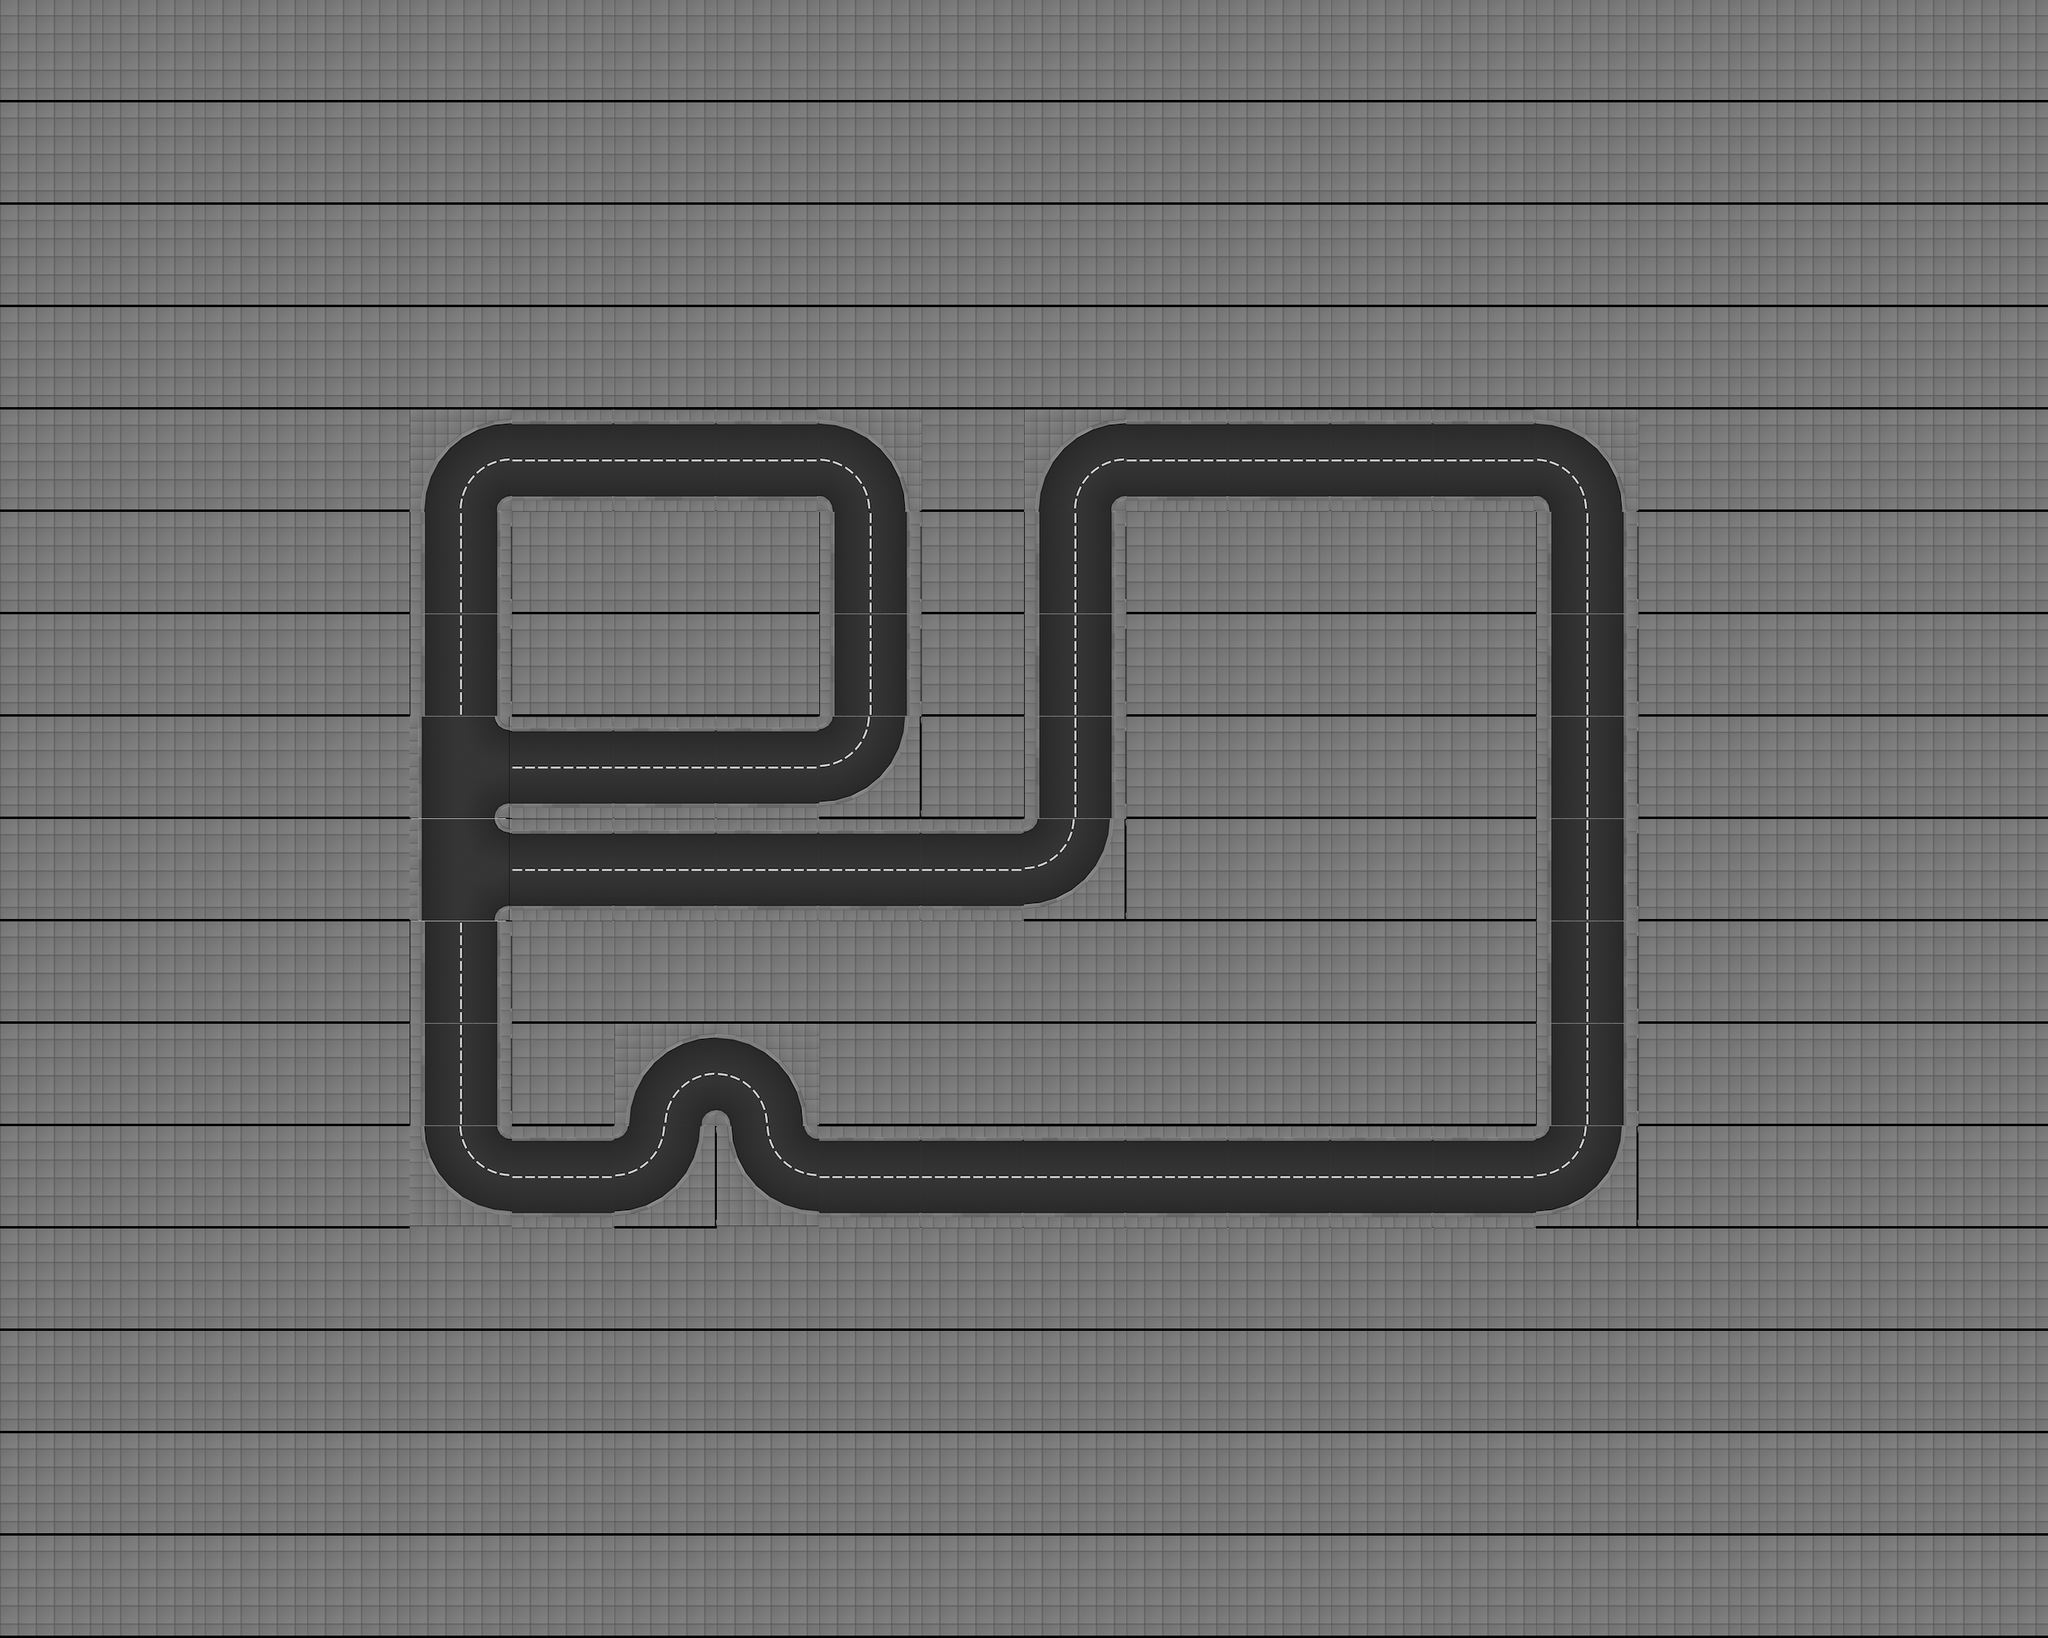

The image is a tile-based game level rendered from a .tmx file. Its description and source (layers, tilesets, objects; grid data summarised) follow:
An orthogonal 20x16 tile map with 128x128 px tiles, 1 tile layer (track) and 123 objects (5x appartment_ground_floor_02, 4x appartment_ground_floor_01, 4x appartment_ground_floor_04, 3x appartment_ground_floor_03, 2x office_03_floor, ...).

<map version="1.2" tiledversion="1.2.2" orientation="orthogonal" renderorder="right-down" width="20" height="16" tilewidth="128" tileheight="128" infinite="0" nextlayerid="9" nextobjectid="145">
 <tileset firstgid="1" source="../../gbResources/track_01_tileset.tsx" />
 <layer id="8" name="track" width="20" height="16">
  <data>[320 cells, 320 non-empty, 8 distinct tile ids]</data>
 </layer>
 <objectgroup id="2" name="walls">
  <object id="2" x="1918" y="1426">
   <polyline points="0,0 -126,-1 -255,0 -382,0 -510,1 -637,1 -763,0 -892,0" />
  </object>
  <object id="3" x="1919" y="1517">
   <polyline points="0,0 -124,0 -253,-1 -381,0 -509,0 -640,0 -767,0 -892,-1" />
  </object>
  <object id="4" x="1026" y="1424">
   <polyline points="0,0 -11,0 -20,-10 -23,-25 -27,-48 -36,-72 -53,-94 -76,-114 -103,-122 -130,-126 -156,-124 -180,-114 -191,-109 -212,-93 -225,-73 -231,-56 -240,-30 -240,-16 -244,-6 -256,0" />
  </object>
  <object id="5" x="1026" y="1516">
   <polyline points="0,0 -31,-4 -50,-12 -68,-22 -88,-39 -101,-61 -112,-88 -114,-108 -116,-119 -123,-126 -131,-128 -141,-124 -146,-117 -150,-108 -153,-94 -157,-77 -161,-63 -171,-46 -186,-30 -205,-16 -222,-7 -239,-3 -257,-1" />
  </object>
  <object id="6" x="770" y="1426">
   <polyline points="0,0 -129,-1 -141,-4 -149,-16" />
  </object>
  <object id="7" x="768" y="1514">
   <polyline points="0,0 -126,2 -164,-6 -185,-16 -204,-28 -219,-47 -232,-72 -235,-82 -237,-106" />
  </object>
  <object id="8" x="622" y="1407">
   <polyline points="0,0 -1,-129 -1,-255 0,-264 4,-271 11,-274 19,-274" />
  </object>
  <object id="9" x="532" y="1408">
   <polyline points="0,0 0,-130 0,-258 -2,-386 -2,-514 -2,-639 -2,-768 2,-800 19,-833 44,-861 75,-875 109,-879" />
  </object>
  <object id="11" x="641" y="913">
   <polyline points="0,0 -14,-2 -18,-9 -19,-18 -19,-145 -19,-274 -16,-288 -4,-294" />
  </object>
  <object id="12" x="642" y="532">
   <polyline points="0,0 125,-1 252,-2 380,-1 414,2 446,18 472,45 486,73 491,110" />
  </object>
  <object id="13" x="638" y="621">
   <polyline points="0,0 132,0 256,1 385,1 396,3 402,11 404,22 405,145 405,273" />
  </object>
  <object id="14" x="1133" y="644">
   <polyline points="0,0 1,122 0,252 -8,288 -25,323 -55,344 -95,361 -112,363" />
  </object>
  <object id="15" x="643" y="915">
   <polyline points="0,0 127,1 251,0 379,0" />
  </object>
  <object id="17" x="1300" y="1024">
   <polyline points="0,0 -9,11 -20,17 -147,18 -273,17 -403,19 -531,18 -661,16 -675,14 -681,5 -682,-1 -679,-14 -670,-17 -661,-18 -534,-19 -404,-18 -278,-18" />
  </object>
  <object id="18" x="641" y="1134">
   <polyline points="0,0 128,0 256,-1 382,-2 512,0 640,-1 681,-10 714,-29 736,-63 747,-95 748,-112" />
  </object>
  <object id="19" x="1300" y="1024">
   <polyline points="0,0 -2,-129 -1,-256 -1,-386 6,-426 29,-465 67,-490 105,-498" />
  </object>
  <object id="20" x="1389" y="1022">
   <polyline points="0,0 0,-126 1,-254 2,-383 5,-396 17,-402" />
  </object>
  <object id="21" x="1405" y="528">
   <polyline points="0,0 129,2 258,1 384,2 514,2 543,6 576,19 599,43 615,64 624,98 625,111" />
  </object>
  <object id="22" x="1408" y="621">
   <polyline points="0,0 128,2 258,-1 383,2 511,2 523,3 527,11 529,19" />
  </object>
  <object id="23" x="2030" y="639">
   <polyline points="0,0 2,127 2,257 1,383 1,512 1,640 0,767 -5,802 -20,832 -46,858 -74,872 -109,880" />
  </object>
  <object id="24" x="1938" y="638">
   <polyline points="0,0 0,129 2,258 2,384 2,513 0,643 2,772 -6,779 -19,788" />
  </object>
 </objectgroup>
 <objectgroup id="7" name="spawners">
  <object id="26" x="1793" y="1473" />
 </objectgroup>
 <objectgroup id="3" name="route">
  <object id="25" x="1793" y="1472">
   <polyline points="0,0 -127,-1 -257,-1 -386,0 -513,0 -641,-1 -769,0" />
  </object>
 </objectgroup>
 <objectgroup id="4" name="lights">
  <object id="27" x="1857" y="1418" />
  <object id="28" x="1663" y="1418" />
  <object id="37" x="1474" y="1418" />
  <object id="39" x="1281" y="1418" />
  <object id="40" x="1088" y="1418" />
  <object id="43" x="999" y="1306" />
  <object id="44" x="791" y="1306" />
  <object id="45" x="894" y="1409" />
  <object id="46" x="1182" y="1526" />
  <object id="47" x="1381" y="1526" />
  <object id="64" x="1930" y="1335" />
  <object id="65" x="1930" y="1151" />
  <object id="66" x="1931" y="959" />
  <object id="67" x="1930" y="768" />
  <object id="68" x="2019" y="534" />
  <object id="69" x="1791" y="630" />
  <object id="70" x="1600" y="628" />
  <object id="71" x="1400" y="632" />
  <object id="72" x="1398" y="827" />
  <object id="73" x="1397" y="1024" />
  <object id="74" x="1286" y="1025" />
  <object id="75" x="1281" y="1140" />
  <object id="76" x="1091" y="1141" />
  <object id="77" x="896" y="1141" />
  <object id="78" x="708" y="1140" />
  <object id="91" x="1766" y="1531" />
  <object id="92" x="1569" y="1533" />
  <object id="102" x="2040" y="1418" />
  <object id="119" x="808" y="1024" />
  <object id="120" x="643" y="1022" />
  <object id="121" x="1001" y="1023" />
  <object id="122" x="1133" y="1022" />
  <object id="135" x="538" y="540" />
  <object id="136" x="538" y="419" />
  <object id="137" x="522" y="674" />
  <object id="138" x="522" y="822" />
  <object id="139" x="522" y="956" />
  <object id="140" x="522" y="1104" />
  <object id="141" x="522" y="1247" />
  <object id="142" x="522" y="1386" />
  <object id="143" x="512" y="1500" />
  <object id="144" x="438" y="1500" />
 </objectgroup>
 <objectgroup id="5" name="trees">
  <object id="89" x="2038" y="1508" />
  <object id="98" x="2081" y="1462" />
  <object id="99" x="2127" y="1507" />
  <object id="100" x="2186" y="1461" />
  <object id="101" x="2233" y="1506" />
  <object id="107" x="473" y="1428" />
  <object id="108" x="474" y="1520" />
  <object id="109" x="438" y="1470" />
  <object id="110" x="404" y="1426" />
  <object id="111" x="405" y="1518" />
  <object id="112" x="364" y="1470" />
  <object id="113" x="509" y="1470" />
  <object id="114" x="543" y="1521" />
  <object id="115" x="868" y="1491" />
  <object id="116" x="923" y="1492" />
  <object id="130" x="533" y="483" />
  <object id="131" x="568" y="447" />
  <object id="132" x="618" y="482" />
  <object id="133" x="626" y="434" />
  <object id="134" x="587" y="404" />
 </objectgroup>
 <objectgroup id="6" name="buildings">
  <object id="36" name="office_03_floor" x="1279" y="1280" />
  <object id="51" name="office_01_ground_floor" x="1792" y="1280" />
  <object id="52" name="office_01_floor" x="1792" y="1280" />
  <object id="53" name="office_04_floor" x="1536" y="1280" />
  <object id="54" name="office_04_ground_floor" x="1536" y="1280" />
  <object id="55" name="office_03_ground_floor" x="1279" y="1280" />
  <object id="56" name="office_02_ground_floor" x="1792" y="1022" />
  <object id="57" name="office_02_floor" x="1792" y="1022" />
  <object id="58" name="office_01_floor" x="1792" y="766" />
  <object id="59" name="office_01_ground_floor" x="1792" y="766" />
  <object id="60" name="office_04_floor" x="1536" y="766" />
  <object id="61" name="office_04_ground_floor" x="1536" y="766" />
  <object id="62" name="office_03_floor" x="1536" y="1022" />
  <object id="63" name="office_03_ground_floor" x="1536" y="1022" />
  <object id="79" name="appartment_ground_floor_02" x="2144" y="1344" rotation="-90" />
  <object id="80" name="office_05_ground_floor" x="1092" y="1280" />
  <object id="81" name="office_05_floor" x="1092" y="1280" />
  <object id="82" name="office_06_ground_floor" x="706" y="1280" />
  <object id="83" name="office_06_floor" x="706" y="1280" />
  <object id="87" name="appartment_ground_floor_02" x="1921" y="1742" rotation="180" />
  <object id="88" name="appartment_ground_floor_03" x="1729" y="1742" rotation="180" />
  <object id="90" name="appartment_ground_floor_01" x="2116" y="1742" rotation="180" />
  </objectgroup>
</map>
<!-- 16 of 123 objects omitted -->
